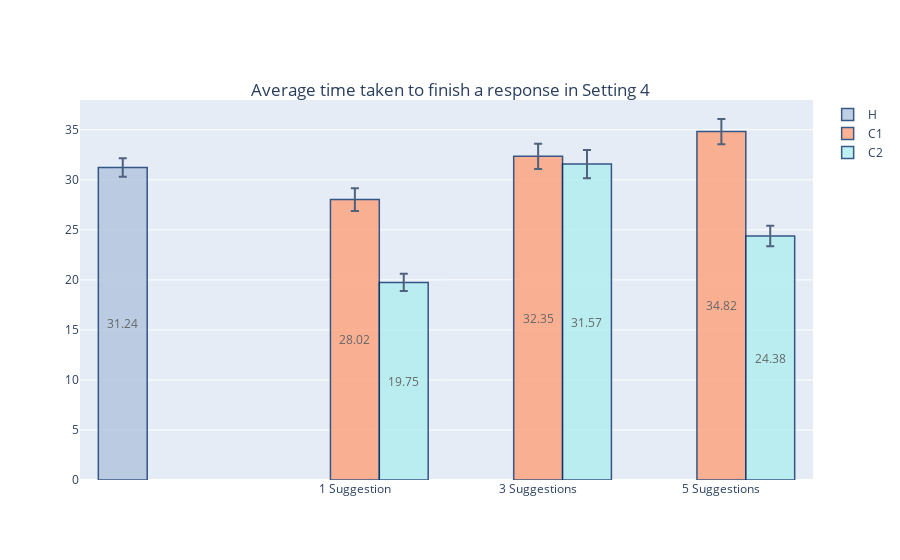

The cell this chart's notebook holds for it:
### Code cell
colors = ['#FAEBD7', '#FFA07A', '#B0C4DE', '#AFEEEE', '#8FBC8F']
x = ['1 Suggestion', '3 Suggestions', '5 Suggestions']
fig = go.Figure()

xHuman = ['']
yHuman = [Set1]
yHumanErorr = [np.std(z)/math.sqrt(len(z)) for z in yHuman] 
yHuman = [round(statistics.mean(z), 2) for z in yHuman]

fig.add_trace(go.Bar(
    name='H',
    x=xHuman, y=yHuman, text=yHuman, textposition='inside',insidetextanchor='middle',
    marker_color='#B0C4DE',
    marker_line_color='rgb(8,48,107)', marker_line_width=1.5, opacity=0.8,
    error_y=dict(type='data', array=yHumanErorr)
))

ySuggOnly = [sugg1, sugg3, sugg5]
ySuggOnlyErorr = [np.std(z)/math.sqrt(len(z)) for z in ySuggOnly] 
ySuggOnly = [round(statistics.mean(z), 2) for z in ySuggOnly]

fig.add_trace(go.Bar(
    name='C1',
    x=x, y=ySuggOnly, text=ySuggOnly, textposition='inside',insidetextanchor='middle',
    marker_color='lightsalmon',
    marker_line_color='rgb(8,48,107)', marker_line_width=1.5, opacity=0.8,
    error_y=dict(type='data', array=ySuggOnlyErorr)
))

yAutoSugg = [autoSugg1, autoSugg3, autoSugg5]
yAutoSuggErorr = [np.std(z)/math.sqrt(len(z)) for z in yAutoSugg] 
yAutoSugg = [round(statistics.mean(z), 2) for z in yAutoSugg]

fig.add_trace(go.Bar(
    name='C2',
    x=x, y=yAutoSugg, text=yAutoSugg, textposition='inside',insidetextanchor='middle',
    marker_color='#AFEEEE',
    marker_line_color='rgb(8,48,107)', marker_line_width=1.5, opacity=0.8,
    error_y=dict(type='data', array=yAutoSuggErorr)
))


fig.update_layout(
    title={
        'text': 'Average time taken to finish a response in Setting 4',
        'y':0.85,
        'x':0.5,
        'xanchor': 'center',
        'yanchor': 'top'})

fig.show()

### Figure 1 — Plotly figure (JSON) as saved in the notebook; plotly's stock layout.template omitted (floating-point values rounded to 4 significant figures)
{"data": [{"error_y": {"array": [0.9236], "type": "data"}, "insidetextanchor": "middle", "marker": {"color": "#B0C4DE", "line": {"color": "rgb(8,48,107)", "width": 1.5}}, "name": "H", "opacity": 0.8, "text": ["31.24"], "textposition": "inside", "type": "bar", "x": [""], "y": [31.24]}, {"error_y": {"array": [1.14, 1.258, 1.257], "type": "data"}, "insidetextanchor": "middle", "marker": {"color": "lightsalmon", "line": {"color": "rgb(8,48,107)", "width": 1.5}}, "name": "C1", "opacity": 0.8, "text": ["28.02", "32.35", "34.82"], "textposition": "inside", "type": "bar", "x": ["1 Suggestion", "3 Suggestions", "5 Suggestions"], "y": [28.02, 32.35, 34.82]}, {"error_y": {"array": [0.8661, 1.419, 1.02], "type": "data"}, "insidetextanchor": "middle", "marker": {"color": "#AFEEEE", "line": {"color": "rgb(8,48,107)", "width": 1.5}}, "name": "C2", "opacity": 0.8, "text": ["19.75", "31.57", "24.38"], "textposition": "inside", "type": "bar", "x": ["1 Suggestion", "3 Suggestions", "5 Suggestions"], "y": [19.75, 31.57, 24.38]}], "layout": {"title": {"text": "Average time taken to finish a response in Setting 4", "x": 0.5, "xanchor": "center", "y": 0.85, "yanchor": "top"}}}
